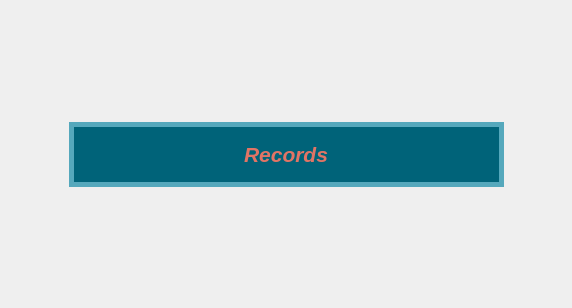
<?xml version="1.0" encoding="UTF-8"?>
<ui version="4.0">
 <class>RecordWindow</class>
 <widget class="QWidget" name="RecordWindow">
  <property name="geometry">
   <rect>
    <x>0</x>
    <y>0</y>
    <width>572</width>
    <height>308</height>
   </rect>
  </property>
  <property name="windowTitle">
   <string>Form</string>
  </property>
  <property name="styleSheet">
   <string notr="true">#label{
color: rgb(225, 116, 101)
}
#widget_2{
box-shadow: 2px 4px black;
border: 5px solid rgb(85, 168, 188);
background-color:rgb(0, 99, 121)
}
QPushButton{
background-color: rgb(48, 80, 194);
padding: 5px;
border-radius: 8px;
font: bold; 
border: 3px solid rgb(0, 19, 86);
}</string>
  </property>
  <layout class="QHBoxLayout" name="horizontalLayout">
   <item>
    <widget class="QWidget" name="widget" native="true">
     <layout class="QGridLayout" name="gridLayout_2">
      <item row="1" column="2">
       <spacer name="horizontalSpacer_2">
        <property name="orientation">
         <enum>Qt::Horizontal</enum>
        </property>
        <property name="sizeHint" stdset="0">
         <size>
          <width>40</width>
          <height>20</height>
         </size>
        </property>
       </spacer>
      </item>
      <item row="0" column="1">
       <spacer name="verticalSpacer_2">
        <property name="orientation">
         <enum>Qt::Vertical</enum>
        </property>
        <property name="sizeHint" stdset="0">
         <size>
          <width>20</width>
          <height>40</height>
         </size>
        </property>
       </spacer>
      </item>
      <item row="4" column="1">
       <spacer name="verticalSpacer">
        <property name="orientation">
         <enum>Qt::Vertical</enum>
        </property>
        <property name="sizeHint" stdset="0">
         <size>
          <width>20</width>
          <height>40</height>
         </size>
        </property>
       </spacer>
      </item>
      <item row="1" column="1">
       <widget class="QWidget" name="widget_2" native="true">
        <property name="minimumSize">
         <size>
          <width>435</width>
          <height>0</height>
         </size>
        </property>
        <layout class="QVBoxLayout" name="verticalLayout">
         <property name="topMargin">
          <number>20</number>
         </property>
         <property name="bottomMargin">
          <number>20</number>
         </property>
         <item alignment="Qt::AlignHCenter">
          <widget class="QLabel" name="label">
           <property name="font">
            <font>
             <pointsize>16</pointsize>
             <weight>75</weight>
             <italic>true</italic>
             <bold>true</bold>
            </font>
           </property>
           <property name="text">
            <string>Records</string>
           </property>
          </widget>
         </item>
        </layout>
       </widget>
      </item>
      <item row="1" column="0">
       <spacer name="horizontalSpacer">
        <property name="orientation">
         <enum>Qt::Horizontal</enum>
        </property>
        <property name="sizeHint" stdset="0">
         <size>
          <width>40</width>
          <height>20</height>
         </size>
        </property>
       </spacer>
      </item>
     </layout>
    </widget>
   </item>
  </layout>
 </widget>
 <resources/>
 <connections/>
</ui>
